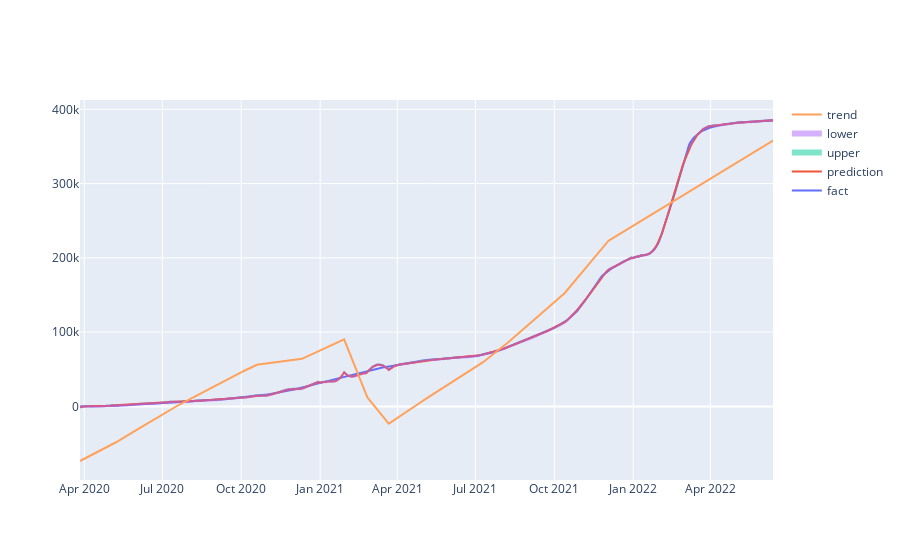

Write notebook code for a chart like this one.
### Code cell
# Рисуем график с границами прогноза
from plotly.offline import download_plotlyjs, init_notebook_mode, plot, iplot
import plotly.graph_objs as go
init_notebook_mode(connected = True)

iplot([
    go.Scatter(x=pr_1['ds'], y=pr_1['y'], name='fact'),
    go.Scatter(x=forecast['ds'], y=forecast['yhat'], name='prediction'),
    go.Scatter(x=forecast['ds'], y=forecast['yhat_upper'], fill='tonexty', mode='none', name='upper'),
    go.Scatter(x=forecast['ds'], y=forecast['yhat_lower'], fill='tonexty', mode='none', name='lower'),
    go.Scatter(x=forecast['ds'], y=forecast['trend'], name='trend')
])

### Figure 1 — Plotly figure (JSON) as saved in the notebook; plotly's stock layout.template omitted (floating-point values rounded to 4 significant figures; data arrays with more than 128 entries replaced by an {"elided": "..."} marker saying what was removed)
{"data": [{"name": "fact", "type": "scatter", "x": {"elided": "809 str values"}, "y": {"elided": "809 int values"}}, {"name": "prediction", "type": "scatter", "x": {"elided": "809 str values"}, "y": {"elided": "809 float values"}}, {"fill": "tonexty", "mode": "none", "name": "upper", "type": "scatter", "x": {"elided": "809 str values"}, "y": {"elided": "809 float values"}}, {"fill": "tonexty", "mode": "none", "name": "lower", "type": "scatter", "x": {"elided": "809 str values"}, "y": {"elided": "809 float values"}}, {"name": "trend", "type": "scatter", "x": {"elided": "809 str values"}, "y": {"elided": "809 float values"}}], "layout": {}}
